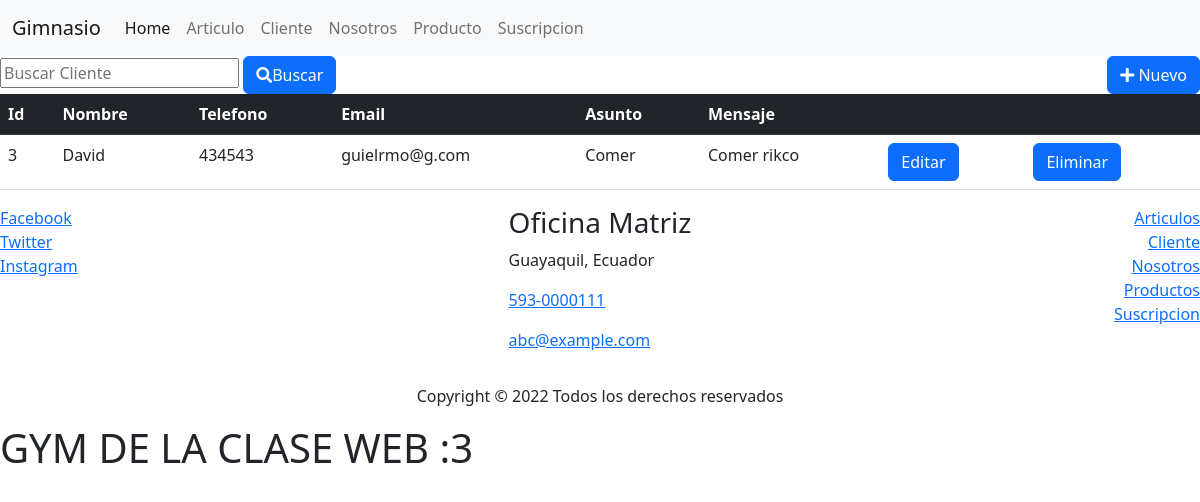
The page /ClienteController/buscarClientes on the database its author committed.
### tables this page shows
CREATE TABLE `cliente` (
  `id` int NOT NULL AUTO_INCREMENT,
  `nombre` varchar(150) NOT NULL,
  `telefono` int NOT NULL,
  `email` varchar(250) NOT NULL,
  `asunto` varchar(100) NOT NULL,
  `mensaje` varchar(250) NOT NULL,
  PRIMARY KEY (`id`)
);

### rutas/View.php (called while the page is built, shortened)
<?php
class View{
    private $resultados;
    function mostrarVista($nombreVista){
        $resultado = $this->getResultados();
        require "view/" . $nombreVista . ".php";
    }
    function setResultados($resultados){
        $this->resultados = $resultados;
    }
    function getResultados(){
        return $this->resultados;
    }
}
?>

### controller/ClienteController.php (called while the page is built, shortened)
<?php
require_once 'model/dao/ClienteDAO.php';
class ClienteController extends Controller{
    private $model;
    function __construct(){
        $this->model = new ClienteDAO();
    }
    function buscarClientes(){
        $resultados = $this->model->buscarClientes();
        $this->view->setResultados($resultados);
        $this->view->mostrarVista('Cliente/Buscar');
    }
}
?>

### model/dao/ClienteDAO.php (called while the page is built, shortened)
<?php
require_once 'config/Conexion.php';
class ClienteDAO{
    private $con;
    public function __construct() {
        $this->con = Conexion::getConexion();
    }
    public function buscarClientes(){
        $sql = "SELECT * FROM cliente;";
        $stmt = $this->con->prepare($sql);
        $stmt->execute();
        $resultados = $stmt->fetchAll(PDO::FETCH_ASSOC);
        return $resultados;
    }
}
?>

### config/Conexion.php (called while the page is built)
<?php
class Conexion {
    public static function getConexion() {
        $dsn = 'mysql:host=localhost;port=3306;dbname=' . DBNAME;
        $conexion = null;
        try {
            $conexion = new PDO($dsn, DBUSER, DBPASSWORD);
            $conexion->setAttribute(PDO::ATTR_ERRMODE, PDO::ERRMODE_EXCEPTION);
        } catch (Exception $e) {
            echo $e;
            die("error " . $e->getMessage());
        }
        return $conexion;
    }
}

### view/Cliente/Buscar.php (the view, shortened to what this page needs)
<main>
    <div class="row">
        <div class="col-sm-6">
            <form action="<?php echo constant('URLBASE')?>ClienteController/buscarClientePorNombre" method="POST">
                <input type="text" name="b" id="buscarClientePorNombre" placeholder="Buscar Cliente" />
                <button type="submit" class="btn btn-primary"><i class="fas fa-search"></i>Buscar</button>
            </form>
        </div>
        <div class="col-sm-6 d-flex flex-column align-items-end">
            <a href="<?php echo constant('URLBASE')?>ClienteController/Nuevo">
                <button type="button" class="btn btn-primary">
                    <i class="fas fa-plus"></i>
                    Nuevo</button>
            </a>
        </div>
    </div>
    <div class="contenedor">
        <table class="tabla">
            <table class="table">
                <thead class="table-dark">
                    <th>Id</th>
                    <th>Nombre </th>
                    <th>Telefono </th>
                    <th>Email </th>
                    <th>Asunto </th>
                    <th>Mensaje </th>
                    <th></th>
                    <th></th>
                </thead>
                <tbody class="tabladatos">
                    <?php
                   foreach ($resultado as $fila) {
                   ?>
                    <tr>
                        <td><?php echo $fila['id'];?></td>
                        <td><?php echo $fila['nombre']; ?></td>
                        <td><?php echo $fila['telefono']; ?></td>
                        <td><?php echo $fila['email']; ?></td>
                        <td><?php echo $fila['asunto']; ?></td>
                        <td><?php echo $fila['mensaje'];?></td>
                        <td>
                            <a class="btn btn-primary" href="<?php echo constant('URLBASE')?>ClienteController/editarVista?id=
                                <?php echo $fila['id']; ?>">
                                Editar</a>
                        </td>
                        <td>
                            <a class="btn btn-primary" href="<?php echo constant('URLBASE')?>ClienteController/eliminar?id=
                                <?php echo $fila['id']; ?>">
                                Eliminar</a>
                        </td>
                    </tr>
                    <?php } ?>
                </tbody>
            </table>
    </div>
</main>

### rows shown on the page
cliente: id "3", nombre "David", telefono "434543", email "guielrmo@g.com", asunto "Comer", mensaje "Comer rikco"
